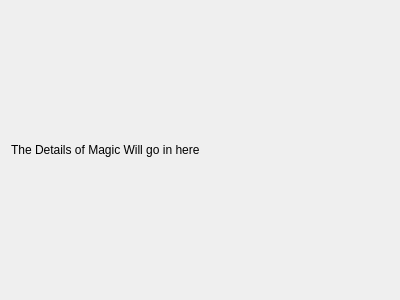
<?xml version="1.0" encoding="UTF-8"?>
<ui version="4.0">
 <class>vieBBMagicWidget</class>
 <widget class="QWidget" name="vieBBMagicWidget">
  <property name="geometry">
   <rect>
    <x>0</x>
    <y>0</y>
    <width>400</width>
    <height>300</height>
   </rect>
  </property>
  <property name="windowTitle">
   <string>vieBBMagicWidget</string>
  </property>
  <layout class="QHBoxLayout" name="horizontalLayout">
   <item>
    <widget class="QLabel" name="label">
     <property name="text">
      <string>The Details of Magic Will go in here</string>
     </property>
    </widget>
   </item>
  </layout>
 </widget>
 <layoutdefault spacing="6" margin="11"/>
 <resources/>
 <connections/>
</ui>
